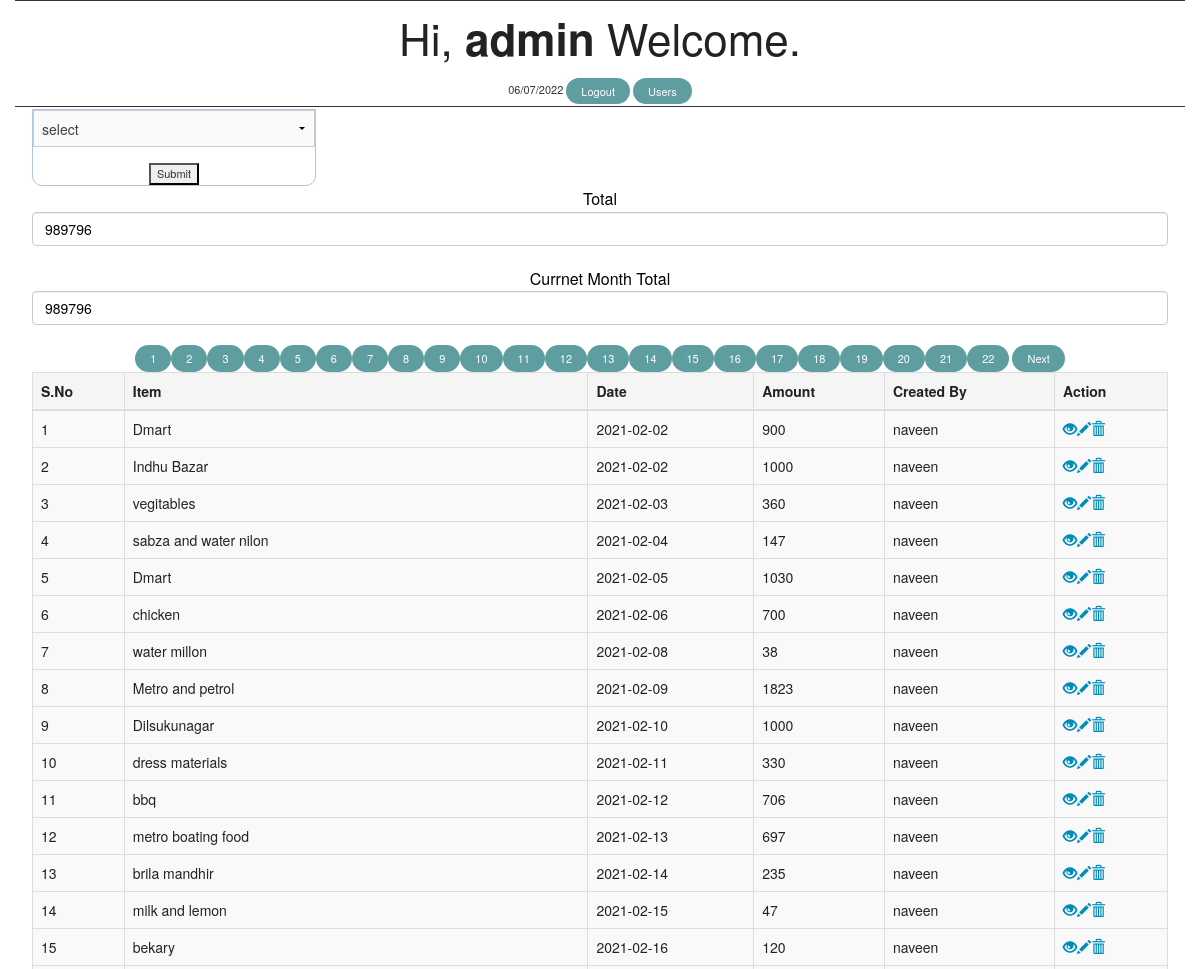
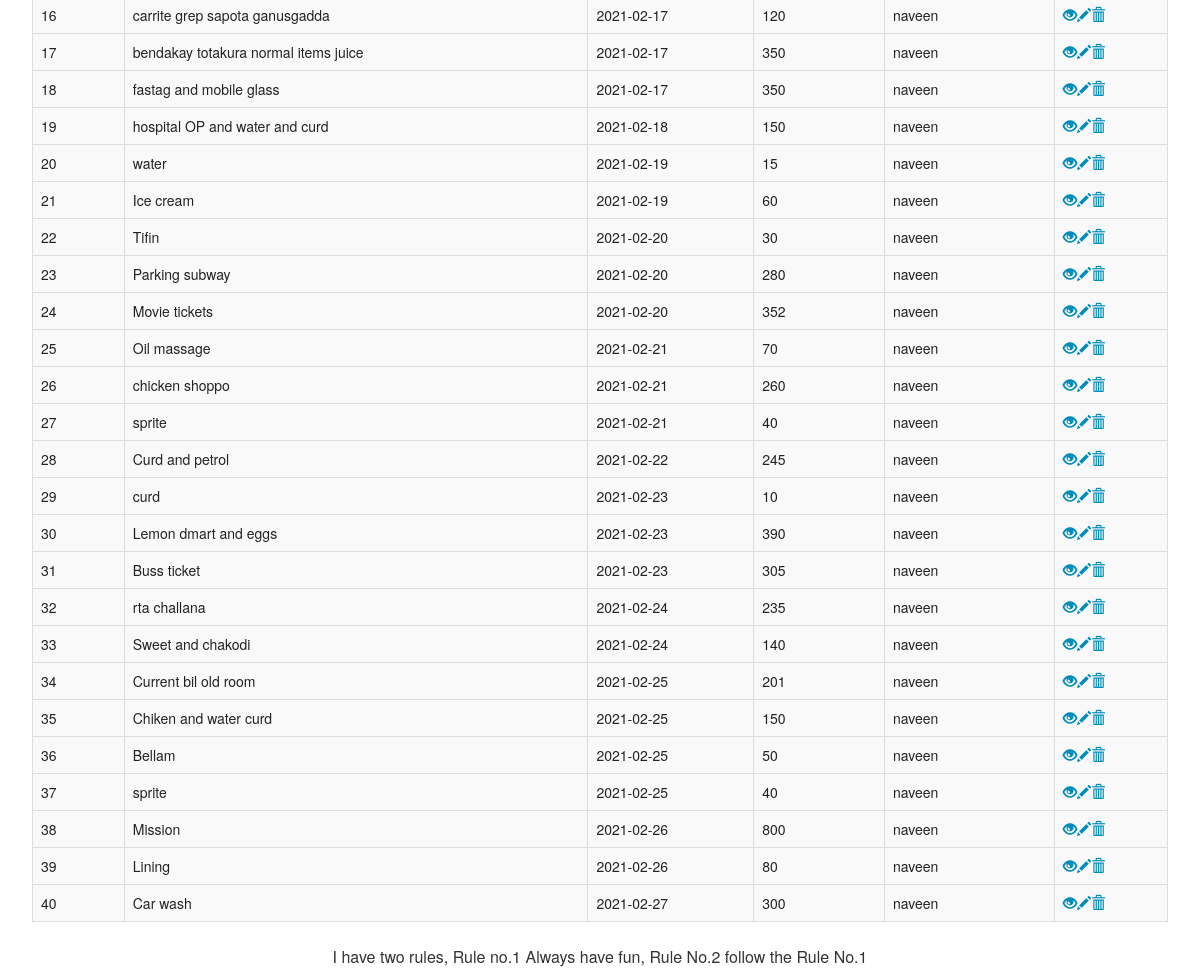
The app's page /welcome.php (signed in) with its own data (2 pictures, top to bottom).
### tables this page shows
CREATE TABLE `employees` (
  `id` int(11) NOT NULL AUTO_INCREMENT,
  `uname` varchar(50) NOT NULL,
  `name` varchar(100) NOT NULL,
  `date` varchar(255) NOT NULL,
  `amount` int(10) NOT NULL,
  `file_path` varchar(500) NOT NULL,
  PRIMARY KEY (`id`)
);

### welcome.php (the view, shortened to what this page needs)
<!DOCTYPE html>
<html lang="en">
<head>
    <link rel="stylesheet" href="https://maxcdn.bootstrapcdn.com/bootstrap/3.3.7/css/bootstrap.css">
      <link rel="stylesheet" href="style.css" />
      <link rel="stylesheet" href="css/foundation.css" />
</head>
<body>
<div class="container">
<h1>Hi, <b><?php echo htmlspecialchars($_SESSION["username"]); ?></b> Welcome.</h1><?php $today = date("d/m/Y"); echo $today; ?>
<a class="btn btn-primary" href="logout.php">Logout</a>
<?php if($_SESSION["role"] == "admin"){
    echo "<a href='users.php' class='btn btn-primary'>Users</a>";
     } ?>
</div>
<div class="bg-img">
<div class="container">
             <div class="col-lg-12">
             <section class="top-bar-section">
   <form method="post" action="">
   <select name="website">
          <li><option value="0">select</option></li>
          <li></select></li>
        <input type="submit" name="submit"/>
    </form>
  </section>
        <p>
<a style="color:black;" >Total
<input style="color:black;" color: #070708 class="form-control" value="<?php
                    require_once "config.php";
					if($_SESSION["role"] == "admin"){
						$sql = mysqli_query($link,"SELECT SUM(amount) as amount FROM employees ");
					} else{
						$sql = mysqli_query($link,"SELECT SUM(amount) as amount FROM employees where uname='".$_SESSION["username"]."' ");
					}
                    $row = mysqli_fetch_array($sql);
                    echo $row['amount'];
?>"/> </a>
</p>
<p>
<a style="color:black;" >Currnet Month Total
<input style="color:black;" color: #070708 class="form-control" value="<?php
                    require_once "config.php";
					if($_SESSION["role"] == "admin"){
						$sql = mysqli_query($link,"SELECT SUM(amount) as amount FROM employees ");
					} else{
						$sql = mysqli_query($link,"SELECT SUM(amount) as amount FROM employees where uname='".$_SESSION["username"]."' and MONTH(date)=MONTH(now()) and YEAR(date)=YEAR(now())");
					}
                    $row = mysqli_fetch_array($sql);
                    echo $row['amount'];
?>"/> </a>
</p>
                    <?php
                    require_once "config.php";
                    if(isset($_GET['page']))
                    {
                        $page = $_GET['page'];
                      }
                      else{
                          $page = 1;
                        }
                        $num_per_page = 40;
                        $start_from = ($page-1)*$num_per_page;
					if($_SESSION["role"] == "admin"){
						$sql = "SELECT * FROM employees limit $start_from,$num_per_page";
					} else{
						$sql = "SELECT * FROM employees where uname='".$_SESSION["username"]."' and MONTH(date)=MONTH(now())
								and YEAR(date)=YEAR(now()) limit $start_from,$num_per_page";
					}
                    if($_SESSION["role"] == "admin"){
                        $query = "select * from employees";
                    }else{
                        $query = "select * from employees where uname='".$_SESSION["username"]."' and MONTH(date)=MONTH(now()) and YEAR(date)=YEAR(now()) ";
                    }
                    $result = mysqli_query($link,$query);
                    $total_record = mysqli_num_rows($result);
                    $total_page = ceil($total_record/$num_per_page);
                   for($i=1;$i<$total_page;$i++)
                   {
                       echo "<a href='welcome.php?page=".$i."' class='btn btn-primary'>$i</a>";
                   }
                   if($i>$page)
                   {
                       echo " <a href='welcome.php?page=".($page+1)."' class='btn btn-danger'>Next</a>";
                   }
                    if($result = mysqli_query($link, $sql)){
                        if(mysqli_num_rows($result) > 0){
                            echo "<table border='3' color: #070708 class=' table table-striped'>";
                                     echo "<thead>";
                                        echo "<th>S.No</th>";
                                        echo "<th>Item</th>";
                                        echo "<th>Date</th>";
                                        echo "<th>Amount</th>";
                                        echo "<th>Created By</th>";
                                        echo "<th>Action</th>";
                                        echo "</thead>";
                                echo "<tbody>";
                                $i=1;
                                while($row = mysqli_fetch_array($result)){
                                    echo "<tr>";
                                        echo "<td>" . $i . "</td>";
                                        echo "<td>" . $row['name'] . "</td>";
                                        echo "<td>" . $row['date'] . "</td>";
                                        echo "<td>" . $row['amount'] . "</td>";
                                        echo "<td>" . $row['uname'] . "</td>";
                                        echo "<td>";
                                        echo "<a href='read.php?id=". $row['id'] ."' title='View Record' data-toggle='tooltip'> <span class='glyphicon glyphicon-eye-open'></span></a>";
                                        echo "<a href='update.php?id=". $row['id'] ."' title='Update Record' data-toggle='tooltip'><span class='glyphicon glyphicon-pencil'></span></a>";
                                        echo "<a href='delete.php?id=". $row['id'] ."' title='Delete Record' data-toggle='tooltip'><span class='glyphicon glyphicon-trash'></span></a>";
                                        echo "</td>";
                                         echo "</tr>";
                                         $i++;
                                     }
                                echo "</tbody>";
                            echo "</table>";
                        } else{
                            echo "<p class='lead'><em>No records were found.</em></p>";
                        }
                    } else{
                        echo "ERROR: Could not able to execute $sql. " . mysqli_error($link);
                    }
                    ?>
            </div>
        </div>
    </div>
</body>
<p>I have two rules, Rule no.1 Always have fun, Rule No.2 follow the Rule No.1</p>
</html>

### style.css (style rules this page uses)
* { margin: 0px; padding: -1px; }
body { font-size: 120%; background: #F8F8FF; }
form, .content { width: 25%; margin: 0px auto; padding: 20px; border: 1px solid #B0C4DE; border-radius: 0px 0px 10px 10px; }
.btn { padding: 10px; font-size: 15px; color: white; background: #5F9EA0; border: none; border-radius: 5px; }

### welcome.php (style rules this page uses)
.container { padding: 2px; line-height: 1.42857143; vertical-align: top; border-top: 1px solid; color: #333; }
.btn { display: inline-block; padding: 5px 15px; margin-bottom: 0; font-size: 100%; font-weight: normal; line-height: 1.5; border: 1% solid transparent; border-radius: 150px; }
body { font-family: "Helvetica Neue", Helvetica, Arial, sans-serif; font-size: 11px; line-height: 1.42857143; color: #333; background-color: #fff; }
body { font: 12px ; text-align: center; }

### records on screen
employees: name "Dmart", date "2021-02-02", amount "900", uname "naveen"
employees: name "Indhu Bazar", date "2021-02-02", amount "1000", uname "naveen"
employees: name "vegitables", date "2021-02-03", amount "360", uname "naveen"
employees: name "sabza and water nilon", date "2021-02-04", amount "147", uname "naveen"
employees: name "Dmart", date "2021-02-05", amount "1030", uname "naveen"
employees: name "chicken", date "2021-02-06", amount "700", uname "naveen"
employees: name "water millon", date "2021-02-08", amount "38", uname "naveen"
employees: name "Metro and petrol", date "2021-02-09", amount "1823", uname "naveen"
employees: name "Dilsukunagar", date "2021-02-10", amount "1000", uname "naveen"
employees: name "dress materials", date "2021-02-11", amount "330", uname "naveen"
employees: name "bbq", date "2021-02-12", amount "706", uname "naveen"
employees: name "metro boating food", date "2021-02-13", amount "697", uname "naveen"
employees: name "brila mandhir", date "2021-02-14", amount "235", uname "naveen"
employees: name "milk and lemon", date "2021-02-15", amount "47", uname "naveen"
employees: name "bekary", date "2021-02-16", amount "120", uname "naveen"
employees: name "carrite grep sapota ganusgadda", date "2021-02-17", amount "120", uname "naveen"
employees: name "bendakay totakura normal items juice", date "2021-02-17", amount "350", uname "naveen"
employees: name "fastag and mobile glass", date "2021-02-17", amount "350", uname "naveen"
employees: name "hospital OP and water and curd", date "2021-02-18", amount "150", uname "naveen"
employees: name "water", date "2021-02-19", amount "15", uname "naveen"
employees: name "Ice cream", date "2021-02-19", amount "60", uname "naveen"
employees: name "Tifin", date "2021-02-20", amount "30", uname "naveen"
employees: name "Parking subway", date "2021-02-20", amount "280", uname "naveen"
employees: name "Movie tickets", date "2021-02-20", amount "352", uname "naveen"
employees: name "Oil massage", date "2021-02-21", amount "70", uname "naveen"
employees: name "chicken shoppo", date "2021-02-21", amount "260", uname "naveen"
employees: name "sprite", date "2021-02-21", amount "40", uname "naveen"
employees: name "Curd and petrol", date "2021-02-22", amount "245", uname "naveen"
employees: name "curd", date "2021-02-23", amount "10", uname "naveen"
employees: name "Lemon dmart and eggs", date "2021-02-23", amount "390", uname "naveen"
employees: name "Buss ticket", date "2021-02-23", amount "305", uname "naveen"
employees: name "rta challana", date "2021-02-24", amount "235", uname "naveen"
employees: name "Sweet and chakodi", date "2021-02-24", amount "140", uname "naveen"
employees: name "Current bil old room", date "2021-02-25", amount "201", uname "naveen"
employees: name "Chiken and water curd", date "2021-02-25", amount "150", uname "naveen"
employees: name "Bellam", date "2021-02-25", amount "50", uname "naveen"
employees: name "sprite", date "2021-02-25", amount "40", uname "naveen"
employees: name "Mission", date "2021-02-26", amount "800", uname "naveen"
employees: name "Lining", date "2021-02-26", amount "80", uname "naveen"
employees: name "Car wash", date "2021-02-27", amount "300", uname "naveen"

### other values on screen
$_SESSION["username"] "admin"
